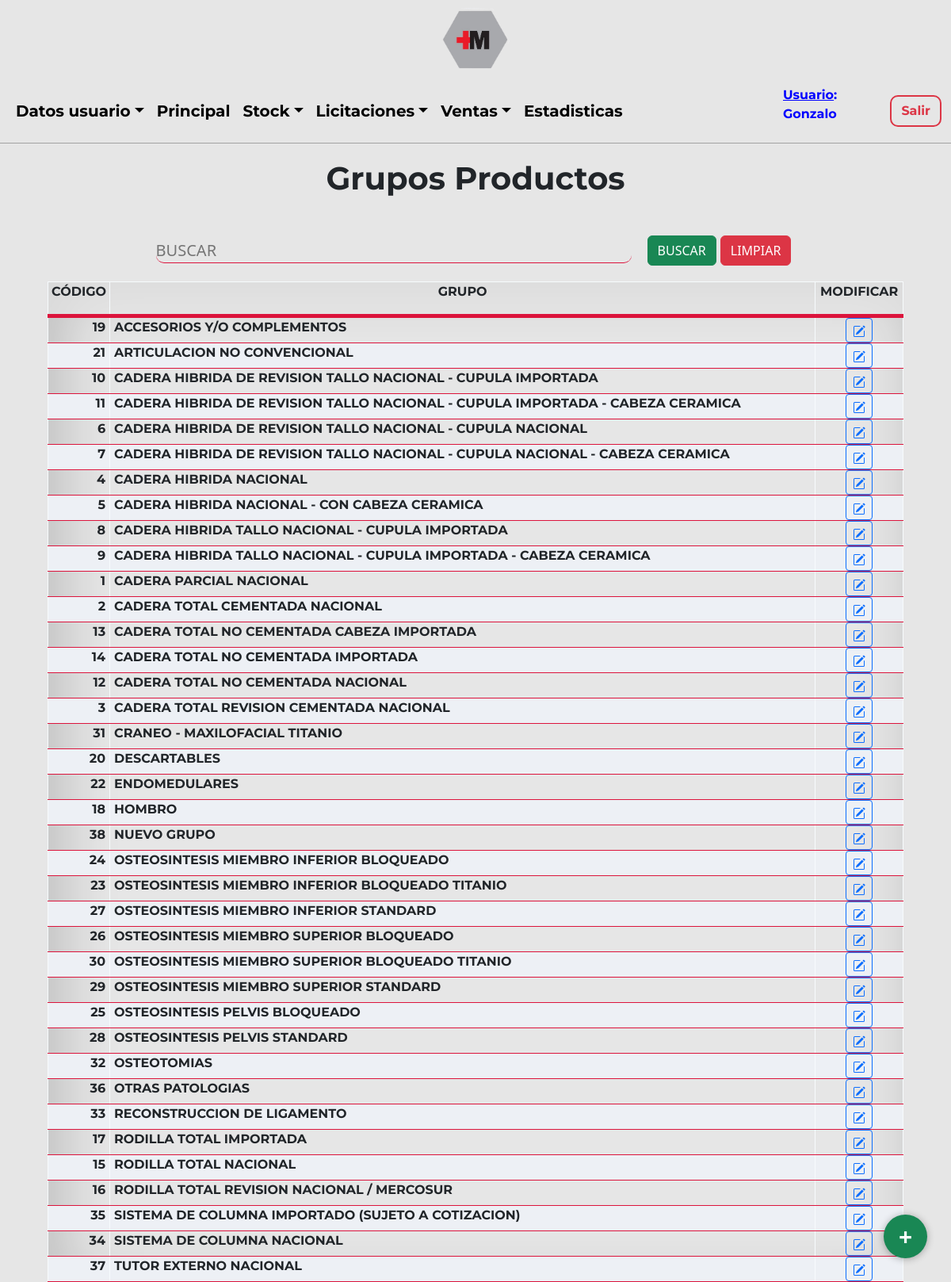
/Sistema/Stock/gruposProductos.php?agregado (signed in), run on the app's committed database.
### tables this page shows
CREATE TABLE `usuario` (
  `idUsuario` int(3) NOT NULL,
  `usuario` text NOT NULL,
  `contraseña` varchar(60) NOT NULL,
  `idRol` int(2) NOT NULL,
  `idTipoUsuario` int(10) NOT NULL,
  `nombre` varchar(100) NOT NULL,
  `correo` varchar(100) NOT NULL,
  `direccion` varchar(100) NOT NULL,
  `idEstadoUsuario` int(2) NOT NULL
);

CREATE TABLE `grupoproducto` (
  `idGrupoProducto` int(5) NOT NULL,
  `grupoProducto` varchar(200) NOT NULL
);

### Sistema/Stock/gruposProductos.php (the view, shortened to what this page needs)
<?php
include('../../Utils/conexion.php');
$iduser = $_SESSION['usuario'];
$sql = "SELECT idUsuario, usuario, idRol FROM usuario WHERE usuario='$iduser'";
$resultado = $datos_base->query($sql);
$row = $resultado->fetch_assoc();
$nom = $row['usuario'];
$idRol = $row['idRol'];
?>
<!DOCTYPE html>
<html lang="en">
<head>
    <link href="https://cdn.jsdelivr.net/npm/bootstrap@5.2.0-beta1/dist/css/bootstrap.min.css" rel="stylesheet">
    <link rel="stylesheet" type="text/css" href="../../Css/estilos.css"/>
</head>
<body>
    <?php include('../Layouts/stockHeader.php'); ?>
    <main>
        <section class="ini">
            <div class="ini-tit">
                <h1>Grupos Productos</h1>
            </div>
            <div class="container">
                <form method="POST" action="./gruposProductos.php">
                    <div class="form-grilla">
                        <div class="form-grilla-busc">
                            <input type="text" style="text-transform:uppercase;" name="buscar"  placeholder="Buscar" class="busc">
                        </div>
                        <div class="form-grilla-but">
                            <input class="btn btn-success" type="submit" name="btn2" value="BUSCAR"></input>
                            <input class="btn btn-danger" type="submit" name="btn1" value="LIMPIAR"></input>
                        </div>
                    </div>
                </form>
                <div class="agregar">
                    <a href="./agregarGrupo.php" class="nuevo" data-bs-toggle="tooltip" title="Nuevo grupo" data-bs-placement="left">+</a>
                </div>
            </div>
             <?php
                    echo "<table>
                            <thead>
                                <tr>
                                    <th><p>CÓDIGO</p></th>
                                    <th><p>GRUPO</p></th>
                                    <th><p>MODIFICAR</p></th>
                                </tr>
                            </thead>
                        ";
                        if(isset($_POST['btn2']))
                                {
                                    $doc = $_POST['buscar'];
                                    $consulta=mysqli_query($datos_base, "SELECT * FROM grupoproducto
                                    WHERE idGrupoProducto LIKE '%$doc%' OR grupoProducto LIKE '%$doc%'
                                    ORDER BY grupoProducto  ASC");
                                    while($listar = mysqli_fetch_array($consulta))
                                    {
                                        echo
                                        "
                                        <tr>
                                        <td><h4 style='font-size:16px; text-align: right; margin-right: 5px; '>".$listar['idGrupoProducto']."</h4 ></td>
                                        <td><h4 style='font-size:16px; text-align:left; margin-left: 5px;text-transform:uppercase'>".$listar['grupoProducto']."</h4 ></td>
                                        <td class='text-center text-nowrap'><a class='btn btn-sm btn-outline-primary' href=./modificarGrupo.php?no=".$listar['idGrupoProducto']." class=mod><svg xmlns='http://www.w3.org/2000/svg' width='16' height='16' fill='currentColor' class='bi bi-pencil-square' viewBox='0 0 16 16'>
                                            <path d='M15.502 1.94a.5.5 0 0 1 0 .706L14.459 3.69l-2-2L13.502.646a.5.5 0 0 1 .707 0l1.293 1.293zm-1.75 2.456-2-2L4.939 9.21a.5.5 0 0 0-.121.196l-.805 2.414a.25.25 0 0 0 .316.316l2.414-.805a.5.5 0 0 0 .196-.12l6.813-6.814z'/>
                                            <path fill-rule='evenodd' d='M1 13.5A1.5 1.5 0 0 0 2.5 15h11a1.5 1.5 0 0 0 1.5-1.5v-6a.5.5 0 0 0-1 0v6a.5.5 0 0 1-.5.5h-11a.5.5 0 0 1-.5-.5v-11a.5.5 0 0 1 .5-.5H9a.5.5 0 0 0 0-1H2.5A1.5 1.5 0 0 0 1 2.5v11z'/>
                                        </svg></a></td>
                                        </tr>
                                        ";
                                    }
                                }
                                else{
                                $consulta=mysqli_query($datos_base, "SELECT * FROM grupoproducto
                                ORDER BY grupoProducto  ASC");
                                    while($listar = mysqli_fetch_array($consulta))
                                    {
                                        echo
                                        "
                                            <tr>
                                            <td><h4 style='font-size:16px; text-align: right; margin-right: 5px; '>".$listar['idGrupoProducto']."</h4 ></td>
                                            <td><h4 style='font-size:16px; text-align:left; margin-left: 5px;text-transform:uppercase'>".$listar['grupoProducto']."</h4 ></td>
                                            <td class='text-center text-nowrap'><a class='btn btn-sm btn-outline-primary' href=./modificarGrupo.php?no=".$listar['idGrupoProducto']." class=mod><svg xmlns='http://www.w3.org/2000/svg' width='16' height='16' fill='currentColor' class='bi bi-pencil-square' viewBox='0 0 16 16'>
                                                <path d='M15.502 1.94a.5.5 0 0 1 0 .706L14.459 3.69l-2-2L13.502.646a.5.5 0 0 1 .707 0l1.293 1.293zm-1.75 2.456-2-2L4.939 9.21a.5.5 0 0 0-.121.196l-.805 2.414a.25.25 0 0 0 .316.316l2.414-.805a.5.5 0 0 0 .196-.12l6.813-6.814z'/>
                                                <path fill-rule='evenodd' d='M1 13.5A1.5 1.5 0 0 0 2.5 15h11a1.5 1.5 0 0 0 1.5-1.5v-6a.5.5 0 0 0-1 0v6a.5.5 0 0 1-.5.5h-11a.5.5 0 0 1-.5-.5v-11a.5.5 0 0 1 .5-.5H9a.5.5 0 0 0 0-1H2.5A1.5 1.5 0 0 0 1 2.5v11z'/>
                                            </svg></a></td>
                                            </tr>
                                        ";
                                    }
                                }
                                echo "</table>";
                                    ?>
        </section>
    </main>
</body>
</html>

### Sistema/Layouts/stockHeader.php (shortened to what this page needs)
    <div class="cont-img">
        <a href="../principal.php" class="imagenb">
            <img src="../../Imagenes/c-titulo.png" alt="logo">
         </a>
    </div>
    <header class="hea-pri">
    <nav class="navbar navbar-expand-lg navbar-light">
        <div class="container-fluid navpri">
            <div class="collapse navbar-collapse" id="navbarNav">
                <ul class="navbar-nav">
                <li class="nav-item dropdown">
                        <a href="#" class="nav-link dropdown-toggle variacion" id="navbarDropdown" role="button" data-bs-toggle="dropdown" aria-expanded="false">Datos usuario</a>
                            <?php
                                $rolgerente = 1;
                                $roladmin = 2;
                                $roldeposito = 3;
                                $rolventas = 4;
                                $rolobra = 5;
                                $rolproveedor = 6;
                            ?>
                    </li>
                    <li class="nav-item">
                        <a href="../principal.php" class="nav-link variacion" aria-current="page">Principal</a>
                    </li>
                    <?php
                        if($idRol == $rolgerente OR $idRol == $roldeposito){
                    ?>
                    <li class="nav-item dropdown">
                        <a href="#" class="nav-link dropdown-toggle variacion" id="navbarDropdown" role="button" data-bs-toggle="dropdown" aria-expanded="false">Stock</a>
                    </li>
                    <?php
                        }
                    ?>
                    <?php
                        if($idRol == $rolgerente OR $idRol == $roladmin OR $idRol == $rolventas OR $idRol == $rolproveedor){
                    ?>
                    <li class="nav-item dropdown">
                        <a href="#" class="nav-link dropdown-toggle variacion" id="navbarDropdown" role="button" data-bs-toggle="dropdown" aria-expanded="false">Licitaciones</a>
                    </li>
                    <?php
                        }
                    ?>
                    <?php
                        if($idRol == $rolgerente OR $idRol == $roladmin OR $idRol == $rolobra){
                    ?>
                    <li class="nav-item dropdown">
                        <a href="#" class="nav-link dropdown-toggle variacion" id="navbarDropdown" role="button" data-bs-toggle="dropdown" aria-expanded="false">Ventas</a>
                    </li>
                    <?php
                        }
                    ?>
                    <?php
                        if($idRol == $rolgerente OR $idRol == $roladmin){
                    ?>
                    <li class="nav-item">
                        <a href="../estadisticas.php" class="nav-link variacion" aria-current="page">Estadisticas</a>
                    </li>
                    <?php
                        }
                    ?>
                </ul>
            </div>
            <div class="not-exit">
                <div class="not-exit-name">
                    <p style='color: blue; font-weight: bold;'><u>Usuario</u>: <?php echo $nom;?></p>
                </div>
               <div class="not-exit-exit">
                   <a href="../../Utils/salir.php">
                       <button class="btn btn-outline-danger" type="submit">Salir</button>
                    </a>
               </div>
            </div>
        </div>
    </nav>
</header>

### Css/estilos.css (style rules this page uses)
* { margin: 0; padding: 0; box-sizing: border-box; scroll-behavior: smooth; }
html, body { background-color: #e6e6e6; height: 100%; margin: 0; display: flex; flex-direction: column; }
nav { font-family: 'Montserrat', sans-serif; }
h1, h2 { cursor: default; }
h1, h3, h4, p { font-family: 'Montserrat', sans-serif; font-weight: bold; }
.hea-pri { border-bottom: 1px solid #a3a3a3; }
.variacion { text-decoration: none; background-image: linear-gradient(crimson, crimson); background-position: 0% 100%; background-repeat: no-repeat; background-size: 0% 2px; transition: background-size .4s; color: black; font-size: 20px; font-weight: bold; }
li { list-style: none; }
.cont-img { display: flex; justify-content: center; }
.imagenb { width: 100px; height: 100px; display: flex; justify-content: center; align-items: center; }
.imagenb img { width: 100%; }
.navpri { display: flex; justify-content: space-evenly; }
.not-exit { width: auto; display: flex; justify-content: center; align-items: center; flex-direction: row; gap: 5px; }
.ini { height: auto; display: flex; justify-content: center; align-items: center; flex-direction: column; }
.ini-tit { margin-top: 20px; margin-bottom: 40px; display: flex; justify-content: center; align-items: center; }
.form-grilla { display: flex; justify-content: center; flex-direction: row; }
.form-grilla-busc { display: flex; justify-content: center; align-items: center; }
.form-grilla-but { display: flex; justify-content: center; align-items: center; gap: 5px; }
.busc { min-width: 600px; margin-right: 20px; border-radius: 10px; font-size: 20px; background-color: transparent; border: none; border-bottom: 1px solid crimson; outline: none; }
.agregar a { text-decoration: none; }
.nuevo { position: fixed; width: 55px; height: 55px; line-height: 55px; bottom: 30px; right: 30px; background: #198754; color: #fff; border-radius: 50px; text-align: center; font-size: 30px; box-shadow: 0px 1px 10px rgba(0, 0, 0, 0.3); z-index: 100; font-weight: bold; }
table { margin-top: 20px; background-color: #dbe5e9; border-collapse: collapse; width: 90%; background-color: rgba(230, 230, 230, 0.65); box-shadow: 15px 6px 72px 4px rgba(0, 0, 0, 0.18) inset; -webkit-box-shadow: 15px 6px 72px 4px rgba(0, 0, 0, 0.18) inset; -moz-box-shadow: 15px 6px 72px 4px rgba(0, 0, 0, 0.18) inset; }
th, td { text-align: center; border: solid 1px #f7fbfd; border-bottom: solid 1px crimson; font-weight: bold; }
thead { background-color: rgba(230, 230, 230, 0.65); border-bottom: solid 5px crimson; width: 100%; }
tr:nth-child(even) { background-color: #edf0f5; }
.not-exit { width: 200px; display: flex; justify-content: space-around; align-items: center; }
.not-exit-name { cursor: default; display: flex; justify-content: center; align-items: center; }
.not-exit-exit { display: flex; justify-content: center; align-items: center; }
.btn-outline-danger { font-weight: bold; border-radius: 10px; border: 2px solid; }

### data on the page
usuario: usuario "Gonzalo"
grupoproducto: idGrupoProducto "19", grupoProducto "ACCESORIOS Y/O COMPLEMENTOS"
grupoproducto: idGrupoProducto "21", grupoProducto "ARTICULACION NO CONVENCIONAL"
grupoproducto: idGrupoProducto "10", grupoProducto "CADERA HIBRIDA DE REVISION TALLO NACIONAL - CUPULA IMPORTADA"
grupoproducto: idGrupoProducto "11", grupoProducto "CADERA HIBRIDA DE REVISION TALLO NACIONAL - CUPULA IMPORTADA - CABEZA CERAMICA"
grupoproducto: idGrupoProducto "6", grupoProducto "CADERA HIBRIDA DE REVISION TALLO NACIONAL - CUPULA NACIONAL"
grupoproducto: idGrupoProducto "7", grupoProducto "CADERA HIBRIDA DE REVISION TALLO NACIONAL - CUPULA NACIONAL - CABEZA CERAMICA"
grupoproducto: idGrupoProducto "4", grupoProducto "CADERA HIBRIDA NACIONAL"
grupoproducto: idGrupoProducto "5", grupoProducto "CADERA HIBRIDA NACIONAL - CON CABEZA CERAMICA"
grupoproducto: idGrupoProducto "8", grupoProducto "CADERA HIBRIDA TALLO NACIONAL - CUPULA IMPORTADA"
grupoproducto: idGrupoProducto "9", grupoProducto "CADERA HIBRIDA TALLO NACIONAL - CUPULA IMPORTADA - CABEZA CERAMICA"
grupoproducto: idGrupoProducto "1", grupoProducto "CADERA PARCIAL NACIONAL"
grupoproducto: idGrupoProducto "2", grupoProducto "CADERA TOTAL CEMENTADA NACIONAL"
grupoproducto: idGrupoProducto "13", grupoProducto "CADERA TOTAL NO CEMENTADA CABEZA IMPORTADA"
grupoproducto: idGrupoProducto "14", grupoProducto "CADERA TOTAL NO CEMENTADA IMPORTADA"
grupoproducto: idGrupoProducto "12", grupoProducto "CADERA TOTAL NO CEMENTADA NACIONAL"
grupoproducto: idGrupoProducto "3", grupoProducto "CADERA TOTAL REVISION CEMENTADA NACIONAL"
grupoproducto: idGrupoProducto "31", grupoProducto "CRANEO - MAXILOFACIAL TITANIO"
grupoproducto: idGrupoProducto "20", grupoProducto "DESCARTABLES"
grupoproducto: idGrupoProducto "22", grupoProducto "ENDOMEDULARES"
grupoproducto: idGrupoProducto "18", grupoProducto "HOMBRO"
grupoproducto: idGrupoProducto "38", grupoProducto "NUEVO GRUPO"
grupoproducto: idGrupoProducto "24", grupoProducto "OSTEOSINTESIS MIEMBRO INFERIOR BLOQUEADO"
grupoproducto: idGrupoProducto "23", grupoProducto "OSTEOSINTESIS MIEMBRO INFERIOR BLOQUEADO TITANIO"
grupoproducto: idGrupoProducto "27", grupoProducto "OSTEOSINTESIS MIEMBRO INFERIOR STANDARD"
grupoproducto: idGrupoProducto "26", grupoProducto "OSTEOSINTESIS MIEMBRO SUPERIOR BLOQUEADO"
grupoproducto: idGrupoProducto "30", grupoProducto "OSTEOSINTESIS MIEMBRO SUPERIOR BLOQUEADO TITANIO"
grupoproducto: idGrupoProducto "29", grupoProducto "OSTEOSINTESIS MIEMBRO SUPERIOR STANDARD"
grupoproducto: idGrupoProducto "25", grupoProducto "OSTEOSINTESIS PELVIS BLOQUEADO"
grupoproducto: idGrupoProducto "28", grupoProducto "OSTEOSINTESIS PELVIS STANDARD"
grupoproducto: idGrupoProducto "32", grupoProducto "OSTEOTOMIAS"
grupoproducto: idGrupoProducto "36", grupoProducto "OTRAS PATOLOGIAS"
grupoproducto: idGrupoProducto "33", grupoProducto "RECONSTRUCCION DE LIGAMENTO"
grupoproducto: idGrupoProducto "17", grupoProducto "RODILLA TOTAL IMPORTADA"
grupoproducto: idGrupoProducto "15", grupoProducto "RODILLA TOTAL NACIONAL"
grupoproducto: idGrupoProducto "16", grupoProducto "RODILLA TOTAL REVISION NACIONAL / MERCOSUR"
grupoproducto: idGrupoProducto "35", grupoProducto "SISTEMA DE COLUMNA IMPORTADO (SUJETO A COTIZACION)"
grupoproducto: idGrupoProducto "34", grupoProducto "SISTEMA DE COLUMNA NACIONAL"
grupoproducto: idGrupoProducto "37", grupoProducto "TUTOR EXTERNO NACIONAL"
